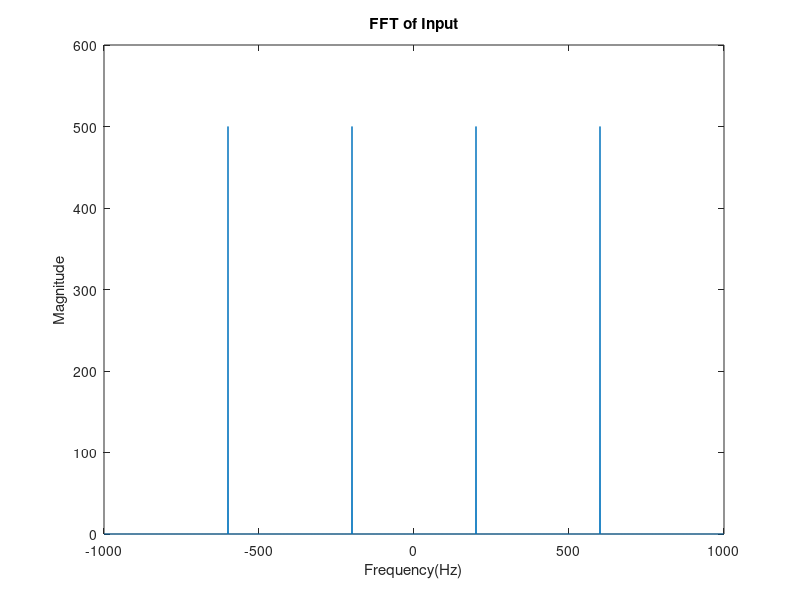

Recreate this plot in MATLAB.
%this code generates a combination of two sinusoidal inputs and
%write them into a .dat file in binary format

clc;
clear all;
close all;

fs = 2*10^3;  %sampling frequency = 1kHz
f1 = 0.2*10^3;  %input1 frequency = 200Hz
f2 = 0.6*10^3;  %input2 frequency = 600Hz

size = 16; %16 bit input
sf = 2^15; %scaling factor

n = 1:fs;
x_n1 = 0.5*sin((2*pi*f1*n)/fs);
x_n2 = 0.5*sin((2*pi*f2*n)/fs);
x_n = x_n1+x_n2;


FFT_xn = fftshift(fft(x_n)); %FFT for the input signals
freq = -fs/2:fs/2000:(fs/2-fs/2000);

figure();
plot(freq,abs(FFT_xn)); %plotting the FFT
title('FFT of Input');
xlabel('Frequency(Hz)');
ylabel('Magnitude');

%conversion of the input samples to binary 16-bit format
x_n_int = round(x_n.*sf);
x_n_binary = dec2bin(mod((x_n_int),2^size),size);
x_n_b = cellstr(x_n_binary);

%writing the binary 16bit output in a file
fid = fopen('input_comb.dat','wt');
fprintf(fid, '%8s \n', x_n_b{:});
disp('text file for signal finished');